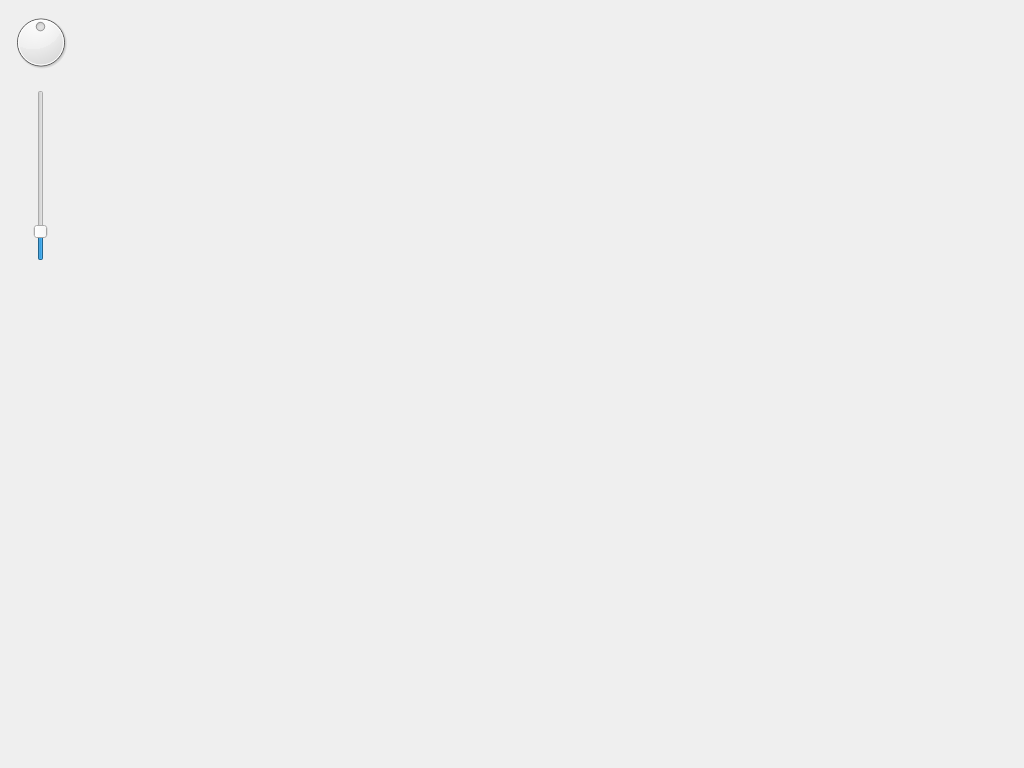
<?xml version="1.0" encoding="UTF-8"?>
<ui version="4.0">
 <class>MapForm</class>
 <widget class="QWidget" name="MapForm">
  <property name="geometry">
   <rect>
    <x>0</x>
    <y>0</y>
    <width>1024</width>
    <height>768</height>
   </rect>
  </property>
  <property name="focusPolicy">
   <enum>Qt::WheelFocus</enum>
  </property>
  <property name="windowTitle">
   <string>Form</string>
  </property>
  <widget class="QDial" name="dial">
   <property name="geometry">
    <rect>
     <x>10</x>
     <y>10</y>
     <width>61</width>
     <height>64</height>
    </rect>
   </property>
   <property name="cursor">
    <cursorShape>PointingHandCursor</cursorShape>
   </property>
   <property name="contextMenuPolicy">
    <enum>Qt::DefaultContextMenu</enum>
   </property>
   <property name="minimum">
    <number>-18000</number>
   </property>
   <property name="maximum">
    <number>18000</number>
   </property>
   <property name="singleStep">
    <number>100</number>
   </property>
   <property name="pageStep">
    <number>4500</number>
   </property>
   <property name="invertedAppearance">
    <bool>false</bool>
   </property>
   <property name="wrapping">
    <bool>true</bool>
   </property>
   <property name="notchesVisible">
    <bool>false</bool>
   </property>
  </widget>
  <widget class="QSlider" name="perspective_slider">
   <property name="geometry">
    <rect>
     <x>30</x>
     <y>90</y>
     <width>21</width>
     <height>171</height>
    </rect>
   </property>
   <property name="cursor">
    <cursorShape>PointingHandCursor</cursorShape>
   </property>
   <property name="focusPolicy">
    <enum>Qt::WheelFocus</enum>
   </property>
   <property name="minimum">
    <number>20</number>
   </property>
   <property name="maximum">
    <number>90</number>
   </property>
   <property name="pageStep">
    <number>5</number>
   </property>
   <property name="value">
    <number>30</number>
   </property>
   <property name="orientation">
    <enum>Qt::Vertical</enum>
   </property>
   <property name="tickPosition">
    <enum>QSlider::NoTicks</enum>
   </property>
   <property name="tickInterval">
    <number>5</number>
   </property>
  </widget>
 </widget>
 <resources/>
 <connections/>
</ui>
